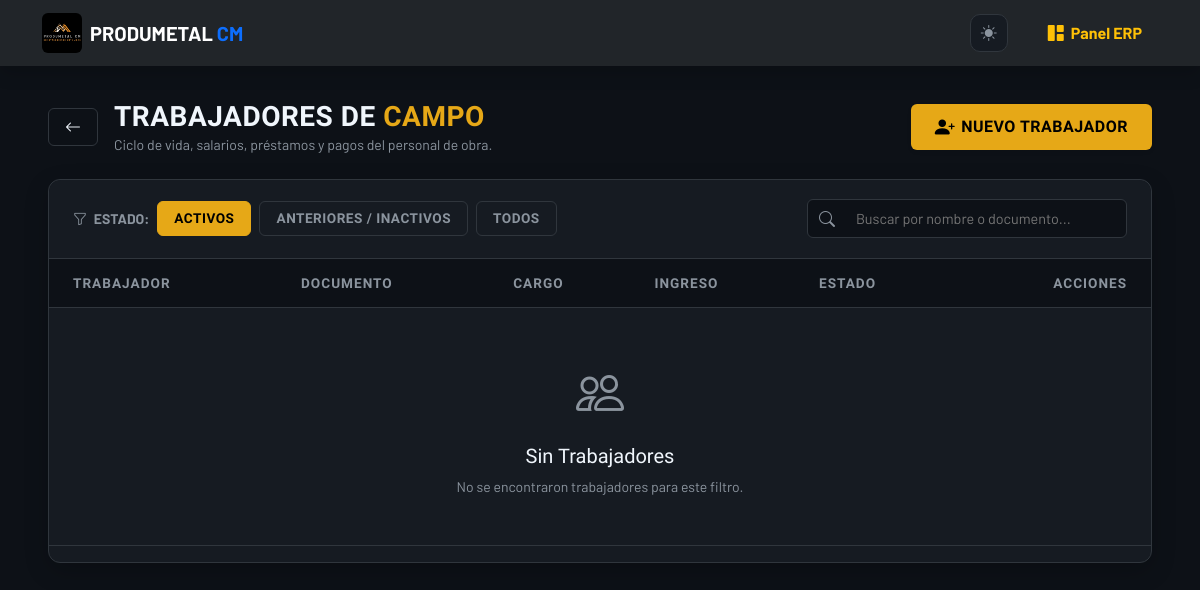
Before: /erp/trabajadores/ (signed in) with the older database file.
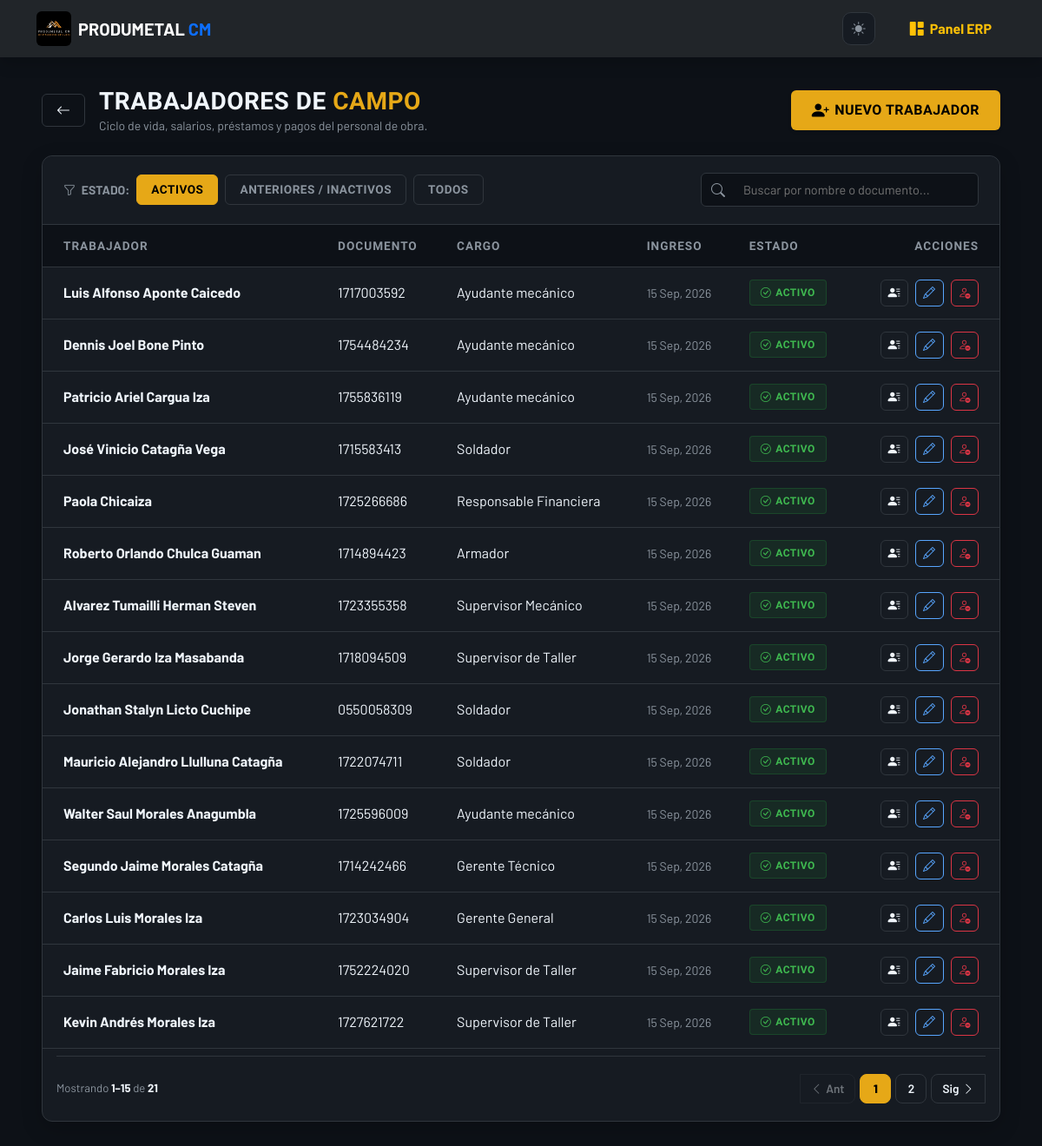
After: the same page with the newer database file.
### web/models.py (models this page shows, shortened)
class Trabajador(models.Model):
    ESTADOS = [
        ('ACTIVO', 'Activo'),
        ('INACTIVO', 'Inactivo / Anterior'),
    ]
    PERIODICIDADES = [
        ('MENSUAL', 'Mensual'),
        ('QUINCENAL', 'Quincenal'),
        ('SEMANAL', 'Semanal'),
    ]
    BANCOS = [
        ('PICHINCHA', 'Banco Pichincha'),
        ('GUAYAQUIL', 'Banco Guayaquil'),
        ('PACIFICO', 'Banco del Pacífico'),
        ('PRODUBANCO', 'Produbanco'),
        ('INTERNACIONAL', 'Banco Internacional'),
    ]
    TIPOS_CUENTA = [
        ('AHORROS', 'Ahorros'),
        ('CORRIENTE', 'Corriente'),
    ]
    nombres = models.CharField(max_length=100)
    apellidos = models.CharField(max_length=100)
    documento_identidad = models.CharField(max_length=20, unique=True, help_text="Cédula o documento de identidad")
    cargo = models.CharField(max_length=100, blank=True)
    telefono = models.CharField(max_length=20, blank=True)
    email = models.EmailField(blank=True, default='', help_text="Correo del trabajador; se usa para notificarle cuando se le realiza un pago.")
    banco = models.CharField(max_length=20, choices=BANCOS, blank=True, default='')
    numero_cuenta = models.CharField(max_length=20, blank=True, default='')
    tipo_cuenta = models.CharField(max_length=10, choices=TIPOS_CUENTA, blank=True, default='')
    estado = models.CharField(max_length=10, choices=ESTADOS, default='ACTIVO')
    fecha_ingreso = models.DateField(default=timezone.localdate)
    fecha_salida = models.DateField(null=True, blank=True)
    motivo_salida = models.TextField(blank=True)
    periodicidad_pago = models.CharField(max_length=10, choices=PERIODICIDADES, default='MENSUAL')
    fecha_creacion = models.DateTimeField(auto_now_add=True)
    history = HistoricalRecords()
    class Meta:
        ordering = ['apellidos', 'nombres']
        verbose_name_plural = "Trabajadores"
    @property
    def nombre_completo(self):
        return f"{self.nombres} {self.apellidos}"

### web/views.py (the view)
# urls.py: path('erp/trabajadores/', views.listar_trabajadores, name='listar_trabajadores'),
@login_required(login_url='login')
@user_passes_test(es_admin, login_url='dashboard_erp')
def listar_trabajadores(request):
    trabajadores = Trabajador.objects.all()
    estado_filtro = request.GET.get('estado', 'ACTIVO')
    if estado_filtro in ('ACTIVO', 'INACTIVO'):
        trabajadores = trabajadores.filter(estado=estado_filtro)
    q = request.GET.get('q', '').strip()
    if q:
        trabajadores = trabajadores.filter(
            Q(nombres__icontains=q) | Q(apellidos__icontains=q) | Q(documento_identidad__icontains=q)
        )
    paginator = Paginator(trabajadores, 15)
    page_obj = paginator.get_page(request.GET.get('page'))
    return render(request, 'web/erp/listar_trabajadores.html', {
        'page_obj': page_obj, 'estado_filtro': estado_filtro, 'q': q,
    })

### web/templates/web/erp/listar_trabajadores.html (shortened to what this page needs)
{% extends 'web/base.html' %}
{% load static %}
{% load pm_tags %}
{% block content %}
<div class="container-fluid px-3 px-xl-5 erp-container mb-5">
    <div class="d-flex flex-column flex-md-row justify-content-between align-items-md-center gap-3 mb-4">
        <div class="d-flex align-items-center gap-3">
            <a href="{% url 'dashboard_erp' %}" class="btn btn-outline-secondary text-white border-secondary px-3"><i class="bi bi-arrow-left"></i></a>
            <div>
                <h3 class="title-erp mb-0">Trabajadores de <span>Campo</span></h3>
                <p class="mb-0 text-muted small">Ciclo de vida, salarios, préstamos y pagos del personal de obra.</p>
            </div>
        </div>
        <a href="{% url 'crear_trabajador' %}" class="btn-amber btn-minimal shadow-sm px-4 py-2">
            <i class="bi bi-person-plus-fill fs-5"></i> <span class="d-none d-sm-inline">Nuevo Trabajador</span>
        </a>
    </div>
    <div class="card card-minimal overflow-hidden">
        <div class="filtros-bar">
            <div class="d-flex flex-column flex-lg-row justify-content-between align-items-start align-items-lg-center gap-3 w-100">
                <div class="d-flex flex-wrap align-items-center gap-2">
                    <span class="text-muted small text-uppercase fw-bold d-none d-md-inline"><i class="bi bi-funnel me-1"></i> Estado:</span>
                    <a href="?estado=ACTIVO" class="filtro-chip {% if estado_filtro == 'ACTIVO' %}active{% endif %}">Activos</a>
                    <a href="?estado=INACTIVO" class="filtro-chip {% if estado_filtro == 'INACTIVO' %}active{% endif %}">Anteriores / Inactivos</a>
                    <a href="?estado=TODOS" class="filtro-chip {% if estado_filtro == 'TODOS' %}active{% endif %}">Todos</a>
                </div>
                <form method="GET" class="position-relative w-100" style="max-width: 320px;">
                    <i class="bi bi-search position-absolute" style="left: 12px; top: 50%; transform: translateY(-50%); color: var(--pm-text-muted);"></i>
                    <input type="text" name="q" value="{{ q|default:'' }}" class="form-control-pm w-100 ps-5" placeholder="Buscar por nombre o documento...">
                </form>
            </div>
        </div>
        <div class="table-responsive">
            <table class="table table-modern mb-0">
                <thead>
                    <tr>
                        <th class="ps-4">Trabajador</th>
                        <th>Documento</th>
                        <th>Cargo</th>
                        <th>Ingreso</th>
                        <th>Estado</th>
                        <th class="text-end pe-4">Acciones</th>
                    </tr>
                </thead>
                <tbody>
                    {% for trabajador in page_obj %}
                    <tr>
                        <td class="ps-4">
                            <a href="{% url 'ficha_trabajador' trabajador.id %}" class="fw-bold text-white text-decoration-none">{{ trabajador.nombre_completo }}</a>
                        </td>
                        <td>{{ trabajador.documento_identidad }}</td>
                        <td>{{ trabajador.cargo|default:"-" }}</td>
                        <td class="text-muted small">{{ trabajador.fecha_ingreso|date:"d M, Y" }}</td>
                        <td>
                            {% if trabajador.estado == 'ACTIVO' %}
                                <span class="badge-soft badge-soft-success"><i class="bi bi-check-circle"></i> Activo</span>
                            {% else %}
                                <span class="badge-soft badge-soft-danger"><i class="bi bi-x-circle"></i> Inactivo</span>
                            {% endif %}
                        </td>
                        <td class="text-end pe-4">
                            <div class="d-flex justify-content-end gap-2">
                                <a href="{% url 'ficha_trabajador' trabajador.id %}" class="btn btn-sm btn-outline-light btn-minimal px-2 py-1 border-secondary" title="Ver ficha completa"><i class="bi bi-person-lines-fill"></i></a>
                                <a href="{% url 'editar_trabajador' trabajador.id %}" class="btn btn-sm btn-outline-info btn-minimal px-2 py-1 border-info" title="Editar datos"><i class="bi bi-pencil"></i></a>
                                {% if trabajador.estado == 'ACTIVO' %}
                                    <a href="{% url 'desactivar_trabajador' trabajador.id %}" class="btn btn-sm btn-outline-danger btn-minimal px-2 py-1 border-danger" title="Desactivar"><i class="bi bi-person-dash"></i></a>
                                {% endif %}
                            </div>
                        </td>
                    </tr>
                    {% empty %}
                    <tr>
                        <td colspan="6" class="text-center py-5">
                            <i class="bi bi-people text-muted" style="font-size: 3rem;"></i>
                            <h5 class="mt-3 text-white" style="font-family: var(--font-display);">Sin Trabajadores</h5>
                            <p class="text-muted small mb-0">No se encontraron trabajadores para este filtro.</p>
                        </td>
                    </tr>
                    {% endfor %}
                </tbody>
            </table>
        </div>
        <div class="px-3 pb-3">
            {% pm_pagination page_obj %}
        </div>
    </div>
</div>
{% endblock %}

### web/templates/web/base.html (shortened to what this page needs)
{% load static %}
<!DOCTYPE html>
<html lang="es">
<head>
    <link href="https://cdn.jsdelivr.net/npm/bootstrap@5.3.0/dist/css/bootstrap.min.css" rel="stylesheet">
    <link href="https://unpkg.com/aos@2.3.1/dist/aos.css" rel="stylesheet">
    <link rel="stylesheet" href="https://cdn.jsdelivr.net/npm/bootstrap-icons@1.10.5/font/bootstrap-icons.css">
    <link rel="stylesheet" href="{% static 'web/css/estilos.css' %}">
    {% if '/erp/' in request.path %}
    <link rel="stylesheet" href="{% static 'web/css/erp-theme.css' %}">
    {% endif %}
</head>
<body class="d-flex flex-column min-vh-100{% if '/erp/' in request.path %} erp-body{% endif %}">
    <nav class="navbar navbar-expand-lg navbar-dark bg-dark fixed-top shadow">
        <div class="container">
            <a class="navbar-brand d-flex align-items-center" href="{% url 'inicio' %}">
                <img src="{% static 'web/img/logo.jpg' %}" alt="Logo" width="40" height="40" class="d-inline-block align-text-top me-2 rounded">
                <span class="fw-bold tracking-tight">PRODUMETAL <span class="text-primary">CM</span></span>
            </a>
            <div class="collapse navbar-collapse" id="navbarNav">
                <ul class="navbar-nav ms-auto align-items-center">
                    {% if '/erp/' not in request.path %}
                        <li class="nav-item"><a class="nav-link" href="{% url 'inicio' %}">Inicio</a></li>
                        <li class="nav-item"><a class="nav-link" href="{% url 'nosotros' %}">Nosotros</a></li>
                        <li class="nav-item"><a class="nav-link" href="{% url 'servicios' %}">Servicios</a></li>
                        <li class="nav-item"><a class="nav-link" href="{% url 'proyectos' %}">Proyectos</a></li>
                        <li class="nav-item">
                            <a class="nav-link btn btn-warning text-dark ms-lg-3 px-3 fw-bold shadow-sm" href="{% url 'contacto' %}">Cotizar Ahora</a>
                        </li>
                    {% else %}
                        <li class="nav-item me-lg-2">
                            <button type="button" id="pmThemeToggle" class="theme-toggle-btn" title="Cambiar entre modo claro y oscuro">
                                <i class="bi bi-sun-fill"></i>
                            </button>
                        </li>
                        <li class="nav-item">
                            <a class="nav-link btn btn-outline-warning btn-sm text-warning ms-lg-3 px-3 fw-bold" href="{% url 'dashboard_erp' %}">
                                <i class="bi bi-grid-1x2-fill me-1"></i> Panel ERP
                            </a>
                        </li>
                    {% endif %}
                </ul>
            </div>
        </div>
    </nav>
    {% block content %}
    {% endblock %}
</body>
</html>

### web/templates/web/erp/partials/_pagination.html
{% if page_obj.paginator.num_pages > 1 %}
<nav class="pm-pagination-wrap" aria-label="Paginación de resultados">
    <div class="pm-pagination-info">
        Mostrando <strong>{{ page_obj.start_index }}–{{ page_obj.end_index }}</strong> de <strong>{{ page_obj.paginator.count }}</strong>
    </div>
    <ul class="pagination-neo">
        {% if page_obj.has_previous %}
            <li class="page-item">
                <a class="page-link" href="?{% if base_qs %}{{ base_qs }}&{% endif %}{{ param_name }}={{ page_obj.previous_page_number }}" aria-label="Página anterior">
                    <i class="bi bi-chevron-left"></i><span class="d-none d-sm-inline"> Ant</span>
                </a>
            </li>
        {% else %}
            <li class="page-item disabled"><span class="page-link"><i class="bi bi-chevron-left"></i><span class="d-none d-sm-inline"> Ant</span></span></li>
        {% endif %}
        {% for p in pages %}
            {% if p == None %}
                <li class="page-item disabled pm-ellipsis"><span class="page-link">&hellip;</span></li>
            {% elif p == page_obj.number %}
                <li class="page-item active"><span class="page-link">{{ p }}</span></li>
            {% else %}
                <li class="page-item"><a class="page-link" href="?{% if base_qs %}{{ base_qs }}&{% endif %}{{ param_name }}={{ p }}">{{ p }}</a></li>
            {% endif %}
        {% endfor %}
        {% if page_obj.has_next %}
            <li class="page-item">
                <a class="page-link" href="?{% if base_qs %}{{ base_qs }}&{% endif %}{{ param_name }}={{ page_obj.next_page_number }}" aria-label="Página siguiente">
                    <span class="d-none d-sm-inline">Sig </span><i class="bi bi-chevron-right"></i>
                </a>
            </li>
        {% else %}
            <li class="page-item disabled"><span class="page-link"><span class="d-none d-sm-inline">Sig </span><i class="bi bi-chevron-right"></i></span></li>
        {% endif %}
    </ul>
</nav>
{% endif %}

Changed rows visible on the page:
added Trabajador: nombre_completo "Luis Alfonso Aponte Caicedo", documento_identidad "1717003592", cargo "Ayudante mecánico", fecha_ingreso "15 Sep, 2026", estado "ACTIVO" (drawn)
added Trabajador: nombre_completo "Dennis Joel Bone Pinto", documento_identidad "1754484234", cargo "Ayudante mecánico", fecha_ingreso "15 Sep, 2026", estado "ACTIVO" (drawn)
added Trabajador: nombre_completo "Patricio Ariel Cargua Iza", documento_identidad "1755836119", cargo "Ayudante mecánico", fecha_ingreso "15 Sep, 2026", estado "ACTIVO" (drawn)
added Trabajador: nombre_completo "José Vinicio Catagña Vega", documento_identidad "1715583413", cargo "Soldador", fecha_ingreso "15 Sep, 2026", estado "ACTIVO" (drawn)
added Trabajador: nombre_completo "Paola Chicaiza", documento_identidad "1725266686", cargo "Responsable Financiera", fecha_ingreso "15 Sep, 2026", estado "ACTIVO" (drawn)
added Trabajador: nombre_completo "Roberto Orlando Chulca Guaman", documento_identidad "1714894423", cargo "Armador", fecha_ingreso "15 Sep, 2026", estado "ACTIVO" (drawn)
added Trabajador: nombre_completo "Alvarez Tumailli Herman Steven", documento_identidad "1723355358", cargo "Supervisor Mecánico", fecha_ingreso "15 Sep, 2026", estado "ACTIVO" (drawn)
added Trabajador: nombre_completo "Jorge Gerardo Iza Masabanda", documento_identidad "1718094509", cargo "Supervisor de Taller", fecha_ingreso "15 Sep, 2026", estado "ACTIVO" (drawn)
added Trabajador: nombre_completo "Jonathan Stalyn Licto Cuchipe", documento_identidad "0550058309", cargo "Soldador", fecha_ingreso "15 Sep, 2026", estado "ACTIVO" (drawn)
added Trabajador: nombre_completo "Mauricio Alejandro Llulluna Catagña", documento_identidad "1722074711", cargo "Soldador", fecha_ingreso "15 Sep, 2026", estado "ACTIVO" (drawn)
added Trabajador: nombre_completo "Walter Saul Morales Anagumbla", documento_identidad "1725596009", cargo "Ayudante mecánico", fecha_ingreso "15 Sep, 2026", estado "ACTIVO" (drawn)
added Trabajador: nombre_completo "Segundo Jaime Morales Catagña", documento_identidad "1714242466", cargo "Gerente Técnico", fecha_ingreso "15 Sep, 2026", estado "ACTIVO" (drawn)
added Trabajador: nombre_completo "Carlos Luis Morales Iza", documento_identidad "1723034904", cargo "Gerente General", fecha_ingreso "15 Sep, 2026", estado "ACTIVO" (drawn)
added Trabajador: nombre_completo "Jaime Fabricio Morales Iza", documento_identidad "1752224020", cargo "Supervisor de Taller", fecha_ingreso "15 Sep, 2026", estado "ACTIVO" (drawn)
added Trabajador: nombre_completo "Kevin Andrés Morales Iza", documento_identidad "1727621722", cargo "Supervisor de Taller", fecha_ingreso "15 Sep, 2026", estado "ACTIVO" (drawn)
Other visible differences:
{{ page_obj.start_index }}: (not shown) → "1"
{{ page_obj.end_index }}: (not shown) → "15"
{{ page_obj.paginator.count }}: (not shown) → "21"
text no longer shown: "Sin Trabajadores No se encontraron trabajadores para este filtro."
text now shown: "Mostrando – de Ant Sig"
new list line: "1"
new list line: "2"
